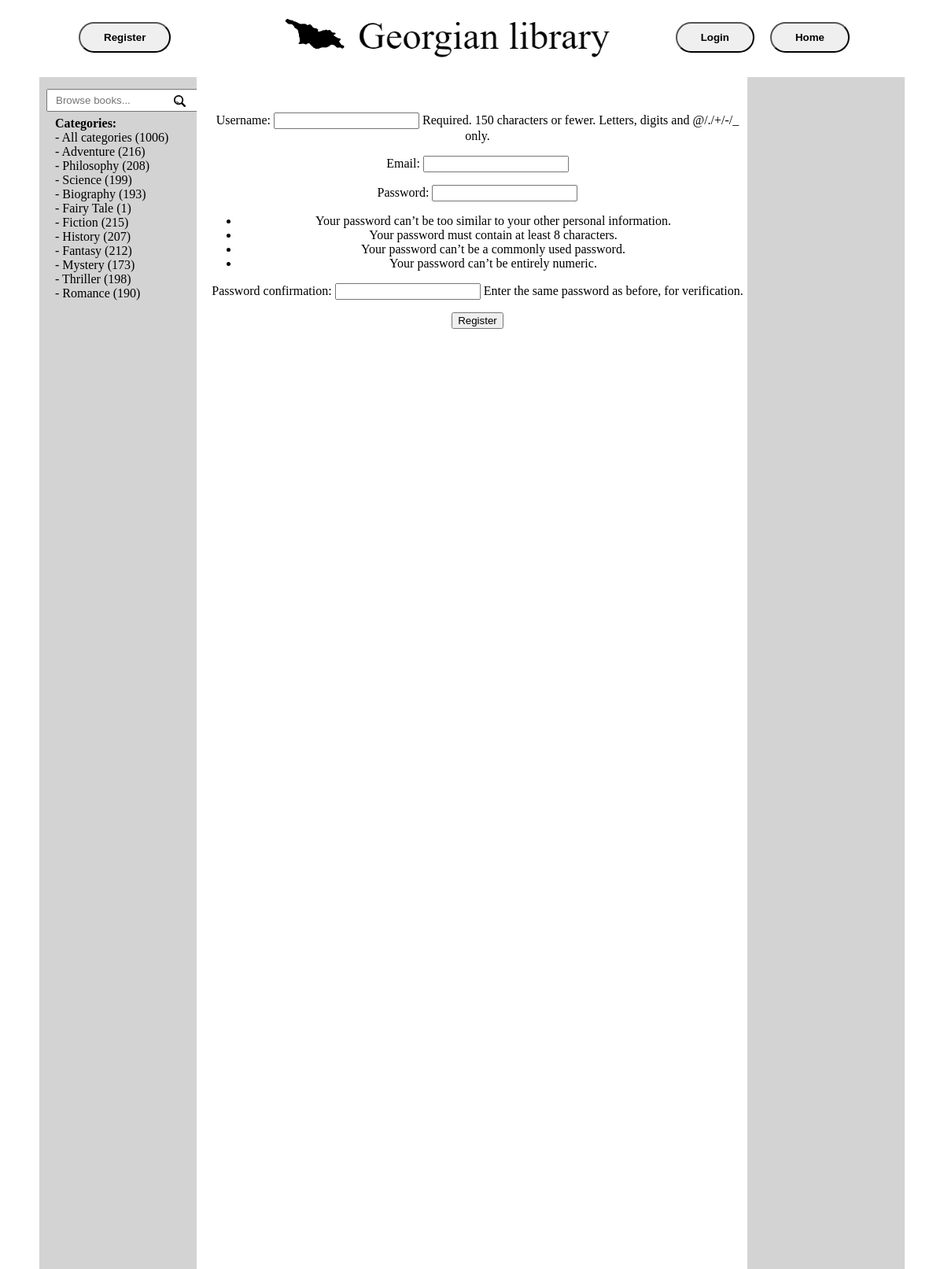
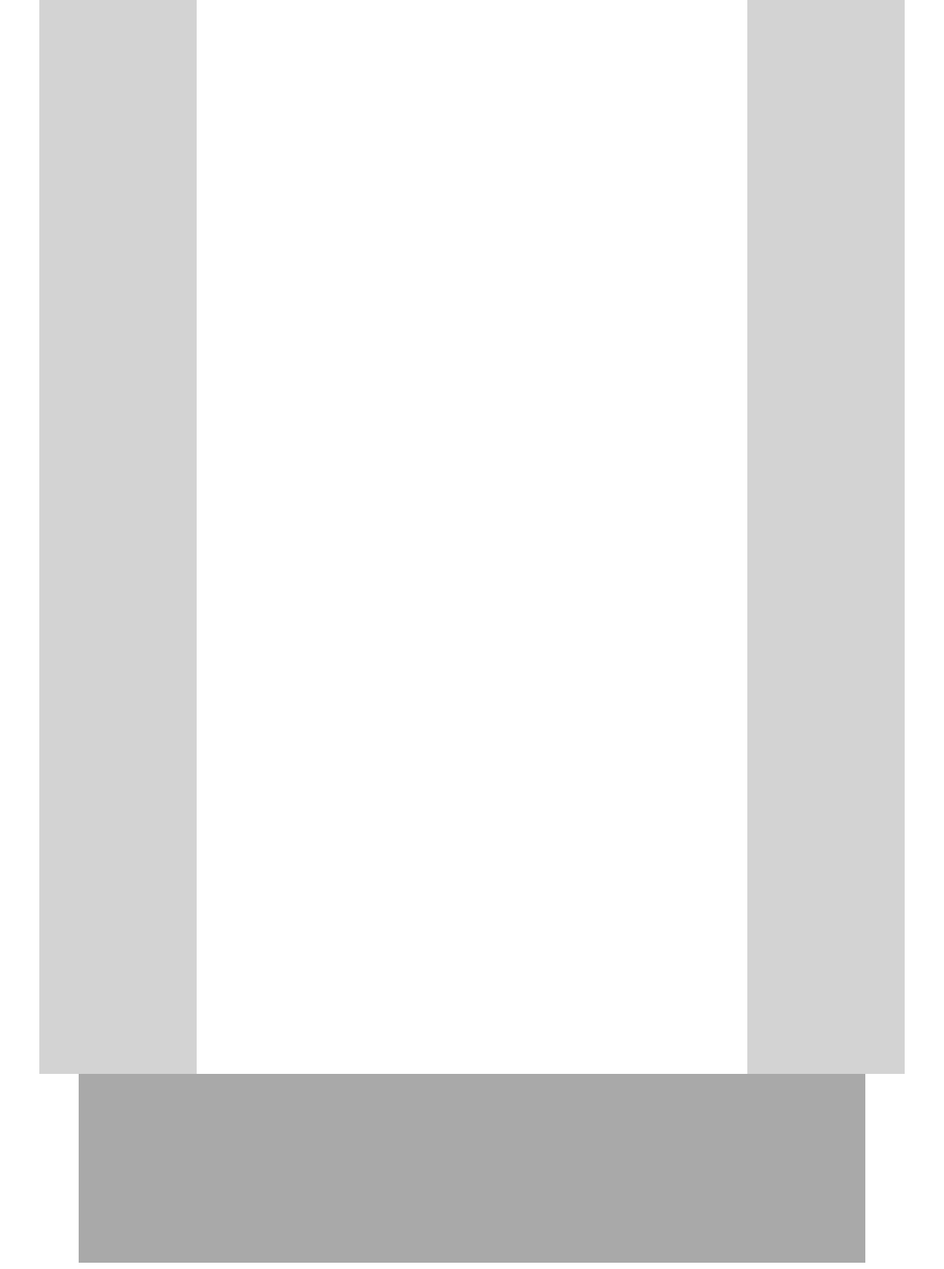
The page /users/register/ on the database its author committed (2 pictures, top to bottom).
### library/models.py (models this page shows, shortened)
class Category(models.Model):
    name = models.CharField('Name', max_length=63)
    class Meta:
        verbose_name = 'Category'
        verbose_name_plural = 'Categories'

### users/views.py (the view, shortened to what this page needs)
# urls.py: path('register/', RegisterView.as_view(), name='register'),
class RegisterView(FormView):
    template_name = 'users/register.html'
    form_class = RegisterForm
    success_url = reverse_lazy('home')
    extra_context = {'title': 'Register'}

### users/forms.py
class RegisterForm(UserCreationForm):
    email = forms.EmailField(required=True)
    class Meta:
        model = get_user_model()
        fields = ['username', 'email', 'password1', 'password2']

### library/context_processors.py (called while the page is built)
def categories_processor(request):
    categories = Category.objects.annotate(book_count=Count('book'))
    all_book_count = Book.objects.count()
    return {'categories': categories, 'all_book_count': all_book_count}

### users/templates/users/register.html (shortened to what this page needs)
{% extends 'library/home.html' %}
{% block content %}
<form method="POST" class="register_form">
    {{ form.as_p }}
    <button type="submit">Register</button>
</form>
{% endblock %}

### library/templates/library/home.html (shortened to what this page needs)
{% load static %}
<!DOCTYPE html>
<html lang="en">
<head>
    <link rel="stylesheet" type="text/css" href="{% static 'library/css/main.css' %}">
</head>
<body>
    <div class="header">
        <a href="{% url 'home' %}">
            <div class="logo">
                <img rel="stylesheet" class="georgia_logo" src="{% static 'library/images/georgia.png' %}" alt="Home page" draggable="false">
                <img src="{% static 'library/images/logo_text.png' %}" alt="Home page" class="logo_text" draggable="false">
            </div>
        </a>
        <a href="{% url 'home' %}">
            <button class="home_button">
                Home
            </button>
        </a>
        {% if not user.is_authenticated %}
            <a href="{% url 'users:login' %}">
                <button class="login_button">
                    Login
                </button>
            </a>
            <a href="{% url 'users:register' %}">
                <button class="register_button">
                    Register
                </button>
            </a>
        {% endif %}
    </div>
    <div class="content">
        <form action="{% url 'search_results' %}" method="GET" class="search_bar">
            <input type="text" class="search_field" name="q" placeholder="Browse books...">
            <button type="submit" class="search_button">
                <img src="{% static 'library/images/search.png' %}" alt="" class="search_icon" draggable="false">
            </button>
        </form>
        <div class="categories">
            Categories: <br/>
            <a href="{% url 'home' %}" style="font-weight: normal">
                - All categories ({{ all_book_count }})
            </a><br/>
            {% for category in categories %}
                <a href="{% url 'home' %}?category={{ category.id }}" style="font-weight: normal">
                    - {{ category.name }} ({{ category.book_count }})
                </a><br/>
            {% endfor %}
        </div>
        <div class="books">
            {% block content %}{% endblock %}
        </div>
    </div>
    <div class="footer">
    </div>
</body>
</html>

### static/library/css/main.css (style rules this page uses)
a { text-decoration: none; color: black; }
.logo { position: absolute; margin-left: 260px; top: -5px; }
.georgia_logo { height: 80px; }
.logo_text { height: 68px; }
.header { position: relative; display: block; margin: auto; width: 1000px; height: 10vh; }
.login_button, .logout_button, .home_button { float: right; display: block; padding: 10px 30px; border-radius: 20px; font-weight: bold; margin-top: 20px; margin-right: 20px; transition: ease 0.1s; }
.register_button { float: left; display: block; padding: 10px 30px; border-radius: 20px; font-weight: bold; margin-top: 20px; margin-right: 20px; transition: ease 0.1s; }
.register_form { position: absolute; display: block; left: 2%; top: 1%; }
.content { position: relative; display: block; margin: auto; width: 1100px; height: 360vh; background-color: lightgrey; }
.search_bar { position: relative; }
.search_field { position: absolute; margin: 15px 9px; padding: 5px 10px; }
.search_button { position: absolute; height: 25px; width: 25px; margin: 19px 165px; border: none; background-color: transparent; }
.search_icon { height: 15px; width: 15px; }
.categories { position: absolute; margin: 50px 20px; font-weight: bold; font-family: Calibri; }
.books { position: relative; margin: 10px auto; width: 700px; height: inherit; text-align: center; background-color: white; }
.footer { position: relative; display: block; margin: auto; width: 1000px; height: 30vh; background-color: darkgrey; }

### rows shown on the page
Category: name "Adventure", book_count "216"
Category: name "Philosophy", book_count "208"
Category: name "Science", book_count "199"
Category: name "Biography", book_count "193"
Category: name "Fairy Tale", book_count "1"
Category: name "Fiction", book_count "215"
Category: name "History", book_count "207"
Category: name "Fantasy", book_count "212"
Category: name "Mystery", book_count "173"
Category: name "Thriller", book_count "198"
Category: name "Romance", book_count "190"

### other values the page prints
{{ all_book_count }} "1006"
